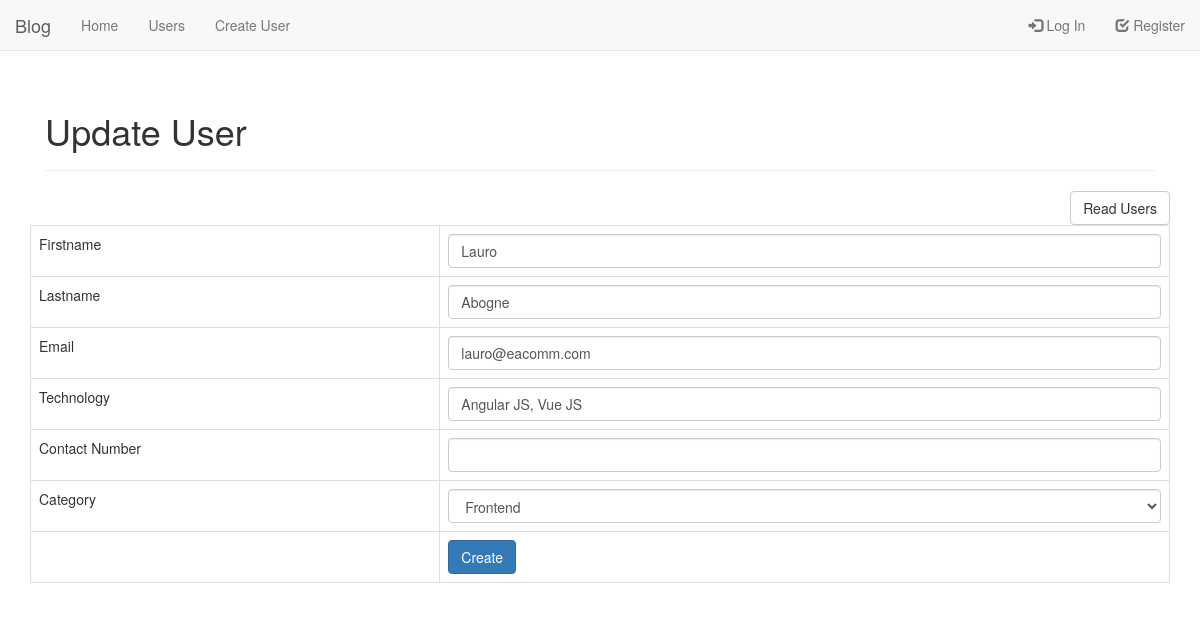
/update_user.php?id=2, run on the app's committed database.
### tables this page shows
CREATE TABLE `users` (
  `id` int(11) NOT NULL,
  `firstname` varchar(32) NOT NULL,
  `lastname` varchar(32) NOT NULL,
  `email` varchar(64) NOT NULL,
  `contact_number` varchar(64) NOT NULL,
  `address` text NOT NULL,
  `category_id` int(11) NOT NULL,
  `technology` varchar(255) NOT NULL,
  `image` varchar(255) NOT NULL,
  `password` varchar(512) NOT NULL,
  `access_level` varchar(16) NOT NULL,
  `access_code` text NOT NULL,
  `status` int(11) NOT NULL COMMENT '0=pending,1=confirmed',
  `created` datetime NOT NULL,
  `modified` timestamp NOT NULL DEFAULT CURRENT_TIMESTAMP ON UPDATE CURRENT_TIMESTAMP
);

### objects/user.php (called while the page is built, shortened)
<?php
class User {
  private $conn;
  private $table_name = "users";
  public $id;
  public function __construct($db) {
    $this->conn = $db;
  }
  function readOne() {
    $query = "SELECT
                firstname, lastname, email, technology, category_id, contact_number, image
              FROM
              " . $this->table_name . "
              WHERE id = ?
              LIMIT
                 0,1";
    $stmt = $this->conn->prepare($query);
    $stmt->bindParam(1, $this->id);
    $stmt->execute();
    $row = $stmt->fetch(PDO::FETCH_ASSOC);
    $this->firstname = $row['firstname'];
    $this->lastname = $row['lastname'];
    $this->email = $row['email'];
    $this->technology = $row['technology'];
    $this->category_id = $row['category_id'];
  }
}
 ?>

### objects/category.php (called while the page is built, shortened)
<?php
class Category {
  private $conn;
  private $table_name = "categories";
  public function __construct($db) {
    $this->conn = $db;
  }
  function read() {
      $query = "SELECT
                   id, name
                FROM
                  " . $this->table_name . "
                ORDER BY
                  name";
      $stmt = $this->conn->prepare($query);
      $stmt->execute();
      return $stmt;
    }
}
 ?>

### update_user.php (the view, shortened to what this page needs)
<?php
$id = isset($_GET['id']) ? $_GET['id'] : die('ERROR: missing ID');
include_once 'objects/user.php';
include_once 'objects/category.php';
$database = new Database();
$db = $database->getConnection();
$user = new User($db);
$category = new Category($db);
$user->id = $id;
$user->readOne();
include_once "layout_head.php";
echo "<div class='right-button-margin'>";
 echo "<a href='index.php' class='btn btn-default pull-right'>Read Users</a>";
echo "</div>";
?>
<form action="<?php echo htmlspecialchars($_SERVER["PHP_SELF"] . "?id={$id}"); ?>" method="post">
   <table class='table table-hover table-responsive table-bordered'>
     <tr>
       <td>Firstname</td>
       <td><input type="text" name="firstname" value="<?php echo $user->firstname; ?>" class='form-control'></td>
     </tr>
     <tr>
       <td>Lastname</td>
       <td><input type="text" name="lastname" value="<?php echo $user->lastname; ?>" class='form-control'></td>
     </tr>
     <tr>
       <td>Email</td>
       <td><input type="text" name="email" value="<?php echo $user->email; ?>" class="form-control"></td>
     </tr>
     <tr>
       <td>Technology</td>
       <td><input type="text" name="technology" value="<?php echo $user->technology; ?>" class="form-control"></td>
     </tr>
     <tr>
       <td>Contact Number</td>
       <td><input type="number" name="contact_number" value="<?php $user->contact_number; ?>" class="form-control"></td>
     </tr>
     <tr>
       <td>Category</td>
       <td>
         <?php
          $stmt = $category->read();
          echo "<select class='form-control' name='category_id'>";
            while($row_category = $stmt->fetch(PDO::FETCH_ASSOC)) {
              $category_id = $row_category['id'];
              $category_name = $row_category['name'];
              if($user->category_id == $category_id) {
                echo "<option value='$category_id' selected>";
              } else {
                echo "<option value='$category_id'>";
              }
              echo "$category_name</option>";
            }
            echo "</select>";
          ?>
       </td>
     </tr>
     <tr>
       <td></td>
       <td>
         <button type="submit" class="btn btn-primary">Create</button>
       </td>
     </tr>
   </table>
</form>
<?php
include_once "layout_foot.php";
?>

### data on the page
users: firstname "Lauro", lastname "Abogne", email "lauro@eacomm.com", technology "Angular JS, Vue JS"

### other printed values
$page_title "Update User"
form field category_id "Frontend"
